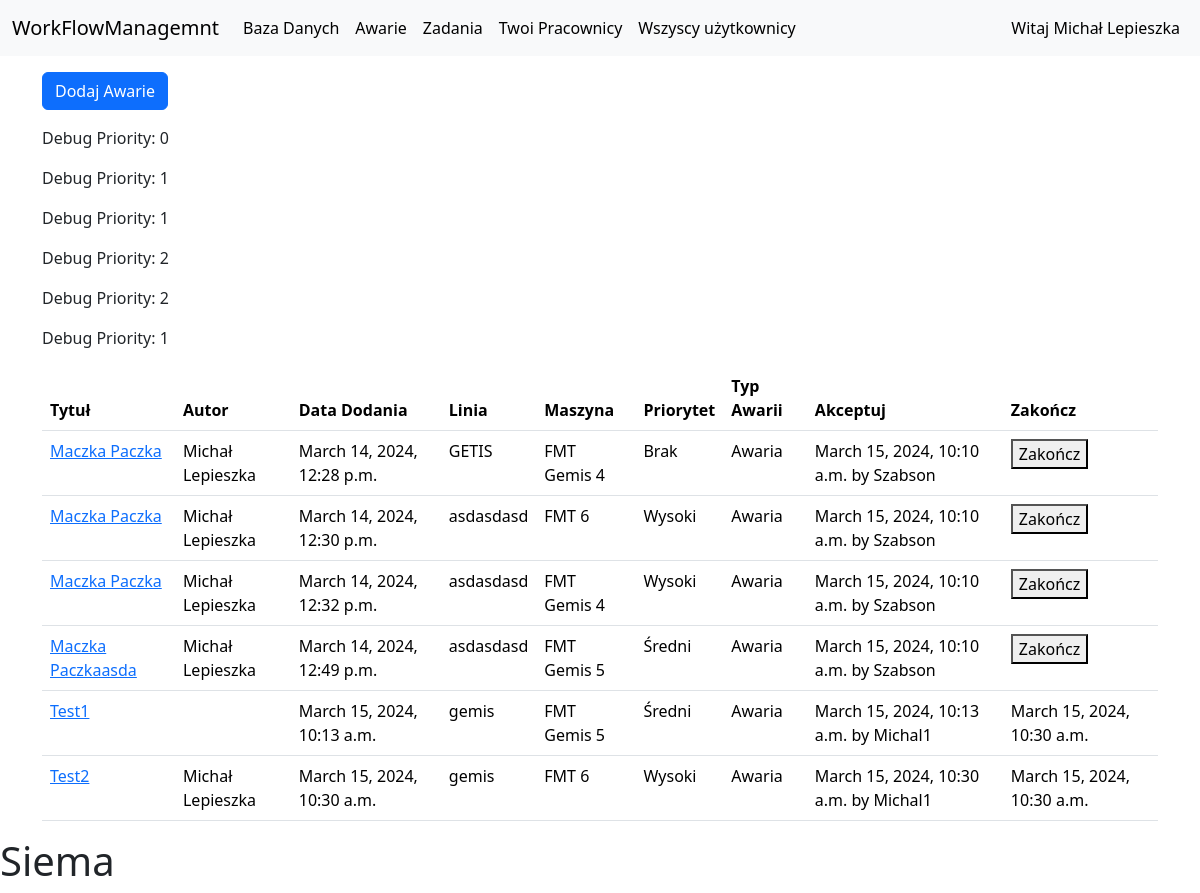
Page /issues/ (signed in) on the committed database.
### base/models.py (models this page shows, shortened)
class Issue(models.Model):
    author = models.ForeignKey(User, related_name='authored_issues', on_delete=models.CASCADE)
    accepted_by = models.ForeignKey(User, related_name='accepted_issues', on_delete=models.CASCADE, blank=True, null=True)
    upload_date = models.DateTimeField()
    start_date = models.DateTimeField(blank=True, null=True)
    end_date = models.DateTimeField(blank=True, null=True)
    title = models.CharField(max_length=255)
    description = models.TextField()
    line = models.CharField(max_length=255)
    machine = models.ForeignKey(MachineDatabase, on_delete=models.CASCADE)
    priority = models.CharField(max_length=1, choices=PRIORITY_CHOICES, default='0')
    type_of_issue = models.CharField(max_length=1, choices=TYPE_CHOICES, blank=True, null=True)

class MachineDatabase(models.Model):
    name = models.CharField(max_length=255)
    description = models.TextField(blank=True, null=True)
    image = models.ImageField(blank=True, null=True, upload_to='machines_images/')
    documentations = models.TextField(blank=True, null=True)
    def __str__(self):
        return f'{self.name}'

### issues/views.py (the view, shortened to what this page needs)
# urls.py: path('', IssuesListView.as_view(), name='issue_list'),
class IssuesListView(ListView):
    template_name = 'issues/issue_list.html'
    model = Issue
    context_object_name = 'issues'
    def get_queryset(self):
        return Issue.objects.all()

### base/context_processors.py (called while the page is built)
def group_names_processor(request):
    if request.user.is_authenticated:
        group_names = [group.name for group in request.user.groups.all()]
    else:
        group_names = []
    return {'group_names': group_names}

### issues/templates/issues/issue_list.html (shortened to what this page needs)
{% extends 'base/base.html' %}
{% block content %}
<div class="container mt-3">
    <p><a class="btn btn-primary" href="{% url 'issues:create_issue' %}">Dodaj Awarie</a></p>
    <div class='my_custom_container'>
        <table class="table">
            <thead>
                <tr>
                    <th>Tytuł</th>
                    <th>Autor</th>
                    <th>Data Dodania</th>
                    <th>Linia</th>
                    <th>Maszyna</th>
                    <th>Priorytet</th>
                    <th>Typ Awarii</th>
                    <th>Akceptuj</th>
                    <th>Zakończ</th>
                </tr>
            </thead>
                <tbody>
                {% for issue in issues %}
                    {% with issue.priority as priority %}
                    <p>Debug Priority: {{ priority }}</p>
                    <tr class="{% if priority == '1' %}priority-high{% elif priority == '2' %}priority-medium{% elif priority == '3' %}priority-low{% elif priority == '0' %}priority-none{% endif %}">
                            <td><a href="{% url 'issues:issue_detail' pk=issue.pk %}">{{ issue.title }}</a></td>
                            <td>{{ issue.author.get_full_name }}</td>
                            <td>{{ issue.upload_date }}</td>
                            <td>{{ issue.line }}</td>
                            <td>{{ issue.machine }}</td>
                            <td>{{ issue.get_priority_display }}</td>
                            <td>{{ issue.get_type_of_issue_display }}</td>
                            <td>
                                {% if not issue.start_date %}
                                    <form action="{% url 'issues:accept_issue' %}" method="post">
                                        {% csrf_token %}
                                        <input type="hidden" name="issue_id" value="{{ issue.id }}">
                                        <button type="submit" name="action", value="accept">Akceptuj</button>
                                    </form>
                                {% else %}
                                {{ issue.start_date}} by {{ issue.accepted_by }}
                                {% endif %}
                            </td>
                            <td>
                                {% if not issue.start_date %}
                                    Nie rozpoczęto
                                {% else %}
                                    {% if not issue.end_date %}
                                        <form action="{% url 'issues:accept_issue' %}" method="post">
                                            <button type="submit", name="action", value="complete">Zakończ</button>
                                        </form>
                                    {% endif %}
                                    {% if issue.end_date %}
                                        {{ issue.end_date }}
                                    {% endif %}
                                {% endif %}
                            </td>
                        </tr>
                    {% endwith %}
                {% endfor %}
            </tbody>
        </table>
    </div>
</div>
<h1>Siema</h1>
{% endblock %}

### base/templates/base/base.html (shortened to what this page needs)
{% load static %}
<!DOCTYPE html>
<html lang ="en">
  <head>
    <link href="https://cdn.jsdelivr.net/npm/bootstrap@5.3.2/dist/css/bootstrap.min.css" rel="stylesheet">
    <link rel="stylesheet" type="text/css" href="{% static 'base/style.css' %}">
  </head>
  <body>
    <div>
      <nav class="navbar navbar-expand-lg navbar-light bg-light">
        <div class="container-fluid">
          <a class="navbar-brand" href="#">WorkFlowManagemnt</a>
          <div class="collapse navbar-collapse" id="navbarSupportedContent">
            <ul class="navbar-nav me-auto mb-2 mb-lg-0">
              <li class="nav-item">
                <a class="nav-link active" aria-current="page" href="{% url 'database:database' %}">Baza Danych</a>
              </li>
              <li class="nav-item">
                <a class="nav-link active" aria-current="page" href="{% url 'issues:issue_list' %}">Awarie</a>
              </li>
              <li class="nav-item">
                <a class="nav-link active" aria-current="page" href="#">Zadania</a>
              </li>
              <li class="nav-item">
                <a class="nav-link active" aria-current="page" href="{% url 'profiles:your_employees' %}">Twoi Pracownicy</a>
              </li>
              <li class="nav-item">
                <a class="nav-link active" aria-current="page" href="{% url 'profiles:profiles_list' %}">Wszyscy użytkownicy</a>
              </li>
            </ul>
            <ul class="navbar-nav ms-auto">
              <li class="nav-item">
                <a class="nav-link active" aria-current="page" href="{% url 'profiles:profile'%}">Witaj {{ request.user.get_full_name }}</a>
              </li>
            </ul>
          </div>
        </div>
      </nav>
    </div>
    {% block content %}
    {% endblock %}
  </body>
</html>

### base/static/base/style.css (style rules this page uses)
:root { --bs-table-bg: #ffffff; --bs-body-bg: #ffffff; }
.my_custom_container .table .priority-high { background-color: #ffcccc !important; }
.priority-medium { background-color: #ffecb3 !important; }
.priority-none { background-color: #f0f0f0 !important; }

### rows in the picture
Issue: priority "0", title "Maczka Paczka", author.get_full_name "Michał Lepieszka", upload_date "March 14, 2024, 12:28 p.m.", line "GETIS", machine "FMT Gemis 4", priority "Brak", type_of_issue "Awaria", start_date "March 15, 2024, 10:10 a.m.", accepted_by "Szabson"
Issue: priority "1", title "Maczka Paczka", author.get_full_name "Michał Lepieszka", upload_date "March 14, 2024, 12:30 p.m.", line "asdasdasd", machine "FMT 6", priority "Wysoki", type_of_issue "Awaria", start_date "March 15, 2024, 10:10 a.m.", accepted_by "Szabson"
Issue: priority "1", title "Maczka Paczka", author.get_full_name "Michał Lepieszka", upload_date "March 14, 2024, 12:32 p.m.", line "asdasdasd", machine "FMT Gemis 4", priority "Wysoki", type_of_issue "Awaria", start_date "March 15, 2024, 10:10 a.m.", accepted_by "Szabson"
Issue: priority "2", title "Maczka Paczkaasda", author.get_full_name "Michał Lepieszka", upload_date "March 14, 2024, 12:49 p.m.", line "asdasdasd", machine "FMT Gemis 5", priority "Średni", type_of_issue "Awaria", start_date "March 15, 2024, 10:10 a.m.", accepted_by "Szabson"
Issue: priority "2", title "Test1", upload_date "March 15, 2024, 10:13 a.m.", line "gemis", machine "FMT Gemis 5", priority "Średni", type_of_issue "Awaria", start_date "March 15, 2024, 10:13 a.m.", accepted_by "Michal1", end_date "March 15, 2024, 10:30 a.m."
Issue: priority "1", title "Test2", author.get_full_name "Michał Lepieszka", upload_date "March 15, 2024, 10:30 a.m.", line "gemis", machine "FMT 6", priority "Wysoki", type_of_issue "Awaria", start_date "March 15, 2024, 10:30 a.m.", accepted_by "Michal1", end_date "March 15, 2024, 10:30 a.m."

### other values in the picture
{{ request.user.get_full_name }} "Michał Lepieszka"
